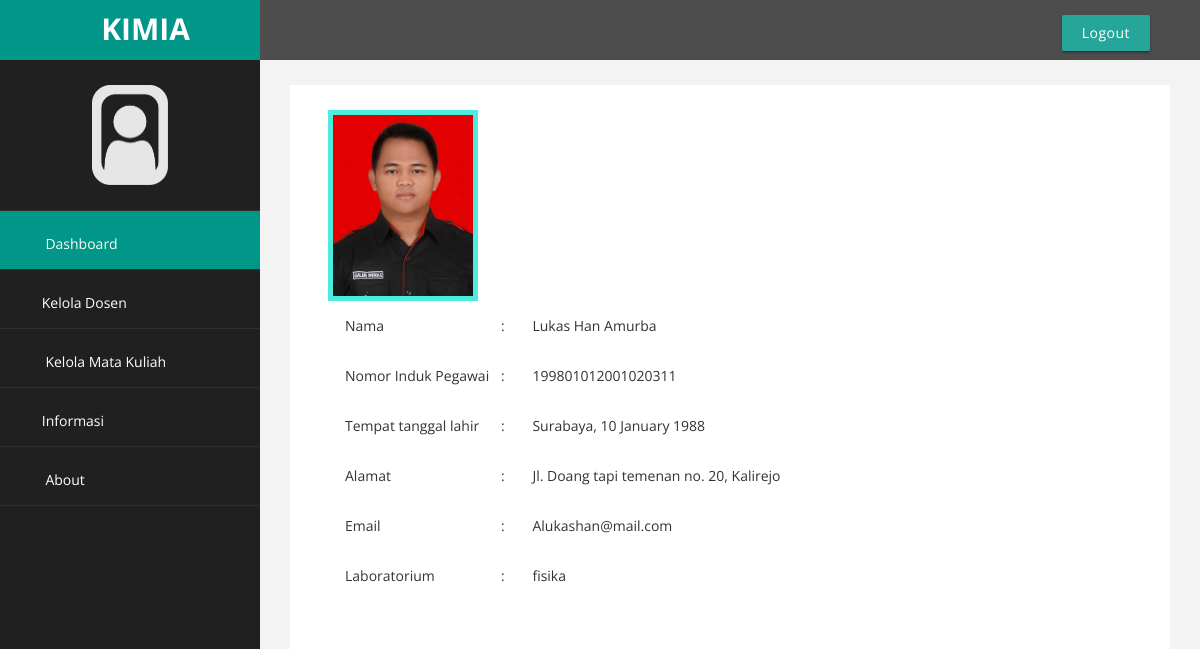
The page /admin/info_dosen.php?q=199801012001020311 on the database its author committed.
### tables this page shows
CREATE TABLE `dosen` (
  `NIP` varchar(18) NOT NULL,
  `nama` varchar(40) NOT NULL,
  `TTL` varchar(30) NOT NULL,
  `alamat` varchar(80) NOT NULL,
  `email` varchar(40) NOT NULL,
  `foto` varchar(20) NOT NULL,
  `laboratorium` int(1) NOT NULL,
  `password` varchar(38) NOT NULL
);

CREATE TABLE `laboratorium` (
  `id_lab` int(1) NOT NULL,
  `nama_lab` varchar(10) NOT NULL
);

### include/global_function.php (called while the page is built, shortened)
<?php
include_once('koneksi.php');
function readInput($input){
  global $db;
  $input = trim($input);
  $input = stripcslashes($input);
  $input = htmlspecialchars($input);
  $input = mysqli_real_escape_string($db,$input);
  return $input;
}
function checkQuery($query){
  return true;
}
function runQuery($query){
  if (checkQuery($query)){
    return $query;
  }
  else {
    return null;
  }
}
function getSpesificRow($table,$idKolom,$id){
  global $db;
  $row = $db->query("SELECT * FROM ".$table." WHERE ".$idKolom." = '".$id."'");
  return runQuery($row);
}
?>

### include/function.php (called while the page is built, shortened)
<?php
require_once ('global_function.php');
function getLabDosen($id){
  global $db;
  $query = $db->query("SELECT * FROM laboratorium JOIN dosen
                        ON laboratorium.id_lab=dosen.laboratorium
                        WHERE dosen.laboratorium=".$id);
  return isset($query) ? runQuery($query) : false;
}
?>

### admin/info_dosen.php (the view, shortened to what this page needs)
<?php
include('../include/function.php');
include_once('../include/sidebar.php');
$target_dir = "../images/";
$gambar = "no_pict23.png";
if (isset($_GET['q'])) {
  $q = readInput($_GET['q']);
  $row = getSpesificRow('dosen','NIP',$q);
  if (checkQueryExist($row)) {
    while ($dosen = $row->fetch_object()) {
      $nama = $dosen->nama;
      $nip = $dosen->NIP;
      $ttl = $dosen->TTL;
      $alamat = $dosen->alamat;
      $email = $dosen->email;
      $foto = $dosen->foto;
      $id_lab = $dosen->laboratorium;
      $row_lab = getLabDosen($id_lab);
      while ($lab = $row_lab->fetch_object()) {
        $nama_lab = $lab->nama_lab;
      }
      if (!empty($foto)){
        $gambar = $foto;
        $target_dir = "../assets/image/";
      }
    }
  }
  else {
    header('Location: index.php');
  }
}
else {
  header ('Location: 404.php');
}
$profilPict = $target_dir . $gambar;
  $TTL = explode(",",$ttl);
  $date = date_create($TTL[1]);
  $city = $TTL[0];
?>
<!DOCTYPE html>
<html>
  <head>
    <?php include('../include/head.php') ?>
  </head>
  <body>
    <main>
      <div class="row main-border">
        <div class="section col s12 l12">
          <div class="full-bar">
            <div class="kiri-align">
              <div class="center-align">
                <img src="<?= $profilPict; ?>" alt="foto dosen" border="5px" class="foto-profil" onerror="this.onerror=null;../images/no_pict23.png;">
              </div>
            </div>
            <div class="row">
              <table align="center" style="max-width:780px;">
                <tr>
                  <td style="width:20%;">Nama</td>
                  <td class="colon">:</td>
                  <td><?php echo $nama; ?></td>
                </tr>
                <tr>
                  <td style="width:20%;">Nomor Induk Pegawai</td>
                  <td class="colon">:</td>
                  <td><?php echo $nip; ?></td>
                </tr>
                <tr>
                  <td style="width:20%;">Tempat tanggal lahir</td>
                  <td class="colon">:</td>
                  <td><?php echo $city,", ",date_format($date, "d F Y"); ?></td>
                </tr>
                <tr>
                  <td style="width:20%;">Alamat</td>
                  <td class="colon">:</td>
                  <td><?php echo $alamat; ?></td>
                </tr>
                <tr>
                  <td style="width:20%;">Email</td>
                  <td class="colon">:</td>
                  <td><?php echo $email; ?></td>
                </tr>
                <tr>
                  <td style="width:20%;">Laboratorium</td>
                  <td class="colon">:</td>
                  <td><?php echo $nama_lab; ?></td>
                </tr>
              </table>
            </div>
          </div>
        </div>
      </div>
    </main>
<?php include_once('../include/footer.php'); ?>
  </body>
</html>

### assets/css/custom.css (style rules this page uses)
body { font-family: 'Open Sans', sans-serif; }
.kiri-align { margin: 0 20px 0 20px; float: left; max-width: 25%; }
.foto-profil { width: 150px; border-color: #4eecde; margin-top: 15px; }

### rows shown on the page
dosen: foto (picture), nama "Lukas Han Amurba", NIP "199801012001020311", TTL "Surabaya", TTL "10 January 1988", alamat "Jl. Doang tapi temenan no. 20, Kalirejo", email "Alukashan@mail.com"
laboratorium: nama_lab "fisika"

### other values the page prints
$site_name "KIMIA"
